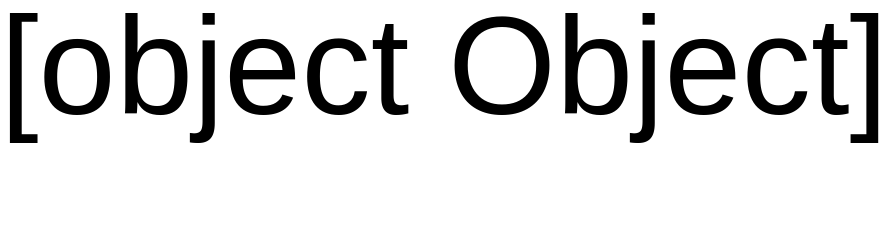

Specify this chart in Vega-Lite:
### Vega specification from a JSON file in a GitHub repository (floating-point values rounded to 4 significant figures)
{"width": 10, "height": 10, "data": [{"name": "other", "values": [{"k": 1, "v": "one"}]}, {"name": "kde2d", "values": [{"a": 0, "b": 10, "g": "y", "t": 0, "arr": [0, 1], "txt": "w0 v", "x": 0, "y": 0}, {"a": 1, "b": 9, "g": "x", "t": 86400000, "arr": [1, 2], "txt": "w1 v", "x": 3, "y": 5}, {"a": 2, "b": 8, "g": "y", "t": 172800000, "arr": [2, 3], "txt": "w2 v", "x": 6, "y": 10}, {"a": 3, "b": 7, "g": "x", "t": 259200000, "arr": [3, 4], "txt": "w3 v", "x": 9, "y": 15}, {"a": 4, "b": 6, "g": "y", "t": 345600000, "arr": [4, 5], "txt": "w4 v", "x": 12, "y": 20}, {"a": 5, "b": 5, "g": "x", "t": 432000000, "arr": [5, 6], "txt": "w5 v", "x": 15, "y": 25}], "transform": [{"type": "crossfilter", "fields": ["a", "b"], "query": [[1, 4], [0, 10]], "signal": "S"}, {"type": "kde2d", "size": [2, 2], "x": "x", "y": "y", "bandwidth": [1, 1]}]}], "projections": [{"name": "p", "type": "identity"}], "marks": [{"type": "text", "from": {"data": "kde2d"}, "encode": {"enter": {"text": {"signal": "'' + datum"}}}}]}
